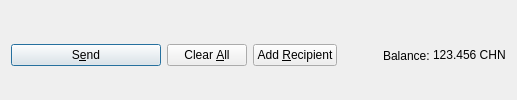
         <widget class="QFrame" name="frame_Send">
          <layout class="QHBoxLayout" name="horizontalLayout">
           <property name="bottomMargin">
            <number>0</number>
           </property>
           <item>
            <widget class="QPushButton" name="sendButton">
             <property name="minimumSize">
              <size>
               <width>150</width>
               <height>0</height>
              </size>
             </property>
             <property name="toolTip">
              <string>Confirm the send action</string>
             </property>
             <property name="text">
              <string>S&amp;end</string>
             </property>
             <property name="icon">
              <iconset resource="../chronon.qrc">
               <normaloff>:/icons/send</normaloff>:/icons/send</iconset>
             </property>
             <property name="autoDefault">
              <bool>false</bool>
             </property>
             <property name="default">
              <bool>true</bool>
             </property>
            </widget>
           </item>
           <item>
            <widget class="QPushButton" name="clearButton">
             <property name="sizePolicy">
              <sizepolicy hsizetype="Minimum" vsizetype="Fixed">
               <horstretch>0</horstretch>
               <verstretch>0</verstretch>
              </sizepolicy>
             </property>
             <property name="toolTip">
              <string>Clear all fields of the form.</string>
             </property>
             <property name="text">
              <string>Clear &amp;All</string>
             </property>
             <property name="icon">
              <iconset resource="../chronon.qrc">
               <normaloff>:/icons/remove</normaloff>:/icons/remove</iconset>
             </property>
             <property name="autoDefault">
              <bool>false</bool>
             </property>
            </widget>
           </item>
           <item>
            <widget class="QPushButton" name="addButton">
             <property name="toolTip">
              <string>Send to multiple recipients at once</string>
             </property>
             <property name="text">
              <string>Add &amp;Recipient</string>
             </property>
             <property name="icon">
              <iconset resource="../chronon.qrc">
               <normaloff>:/icons/add</normaloff>:/icons/add</iconset>
             </property>
             <property name="autoDefault">
              <bool>false</bool>
             </property>
            </widget>
           </item>
           <item>
            <spacer name="horizontalSpacer">
             <property name="orientation">
              <enum>Qt::Horizontal</enum>
             </property>
             <property name="sizeHint" stdset="0">
              <size>
               <width>40</width>
               <height>20</height>
              </size>
             </property>
            </spacer>
           </item>
           <item>
            <layout class="QHBoxLayout" name="horizontalLayout_2">
             <property name="spacing">
              <number>3</number>
             </property>
             <item>
              <widget class="QLabel" name="label">
               <property name="text">
                <string>Balance:</string>
               </property>
              </widget>
             </item>
             <item>
              <widget class="QLabel" name="labelBalance">
               <property name="sizePolicy">
                <sizepolicy hsizetype="Preferred" vsizetype="Fixed">
                 <horstretch>0</horstretch>
                 <verstretch>0</verstretch>
                </sizepolicy>
               </property>
               <property name="cursor">
                <cursorShape>IBeamCursor</cursorShape>
               </property>
               <property name="text">
                <string notr="true">123.456 CHN</string>
               </property>
               <property name="textInteractionFlags">
                <set>Qt::LinksAccessibleByMouse|Qt::TextSelectableByKeyboard|Qt::TextSelectableByMouse</set>
               </property>
              </widget>
             </item>
            </layout>
           </item>
          </layout>
         </widget>
